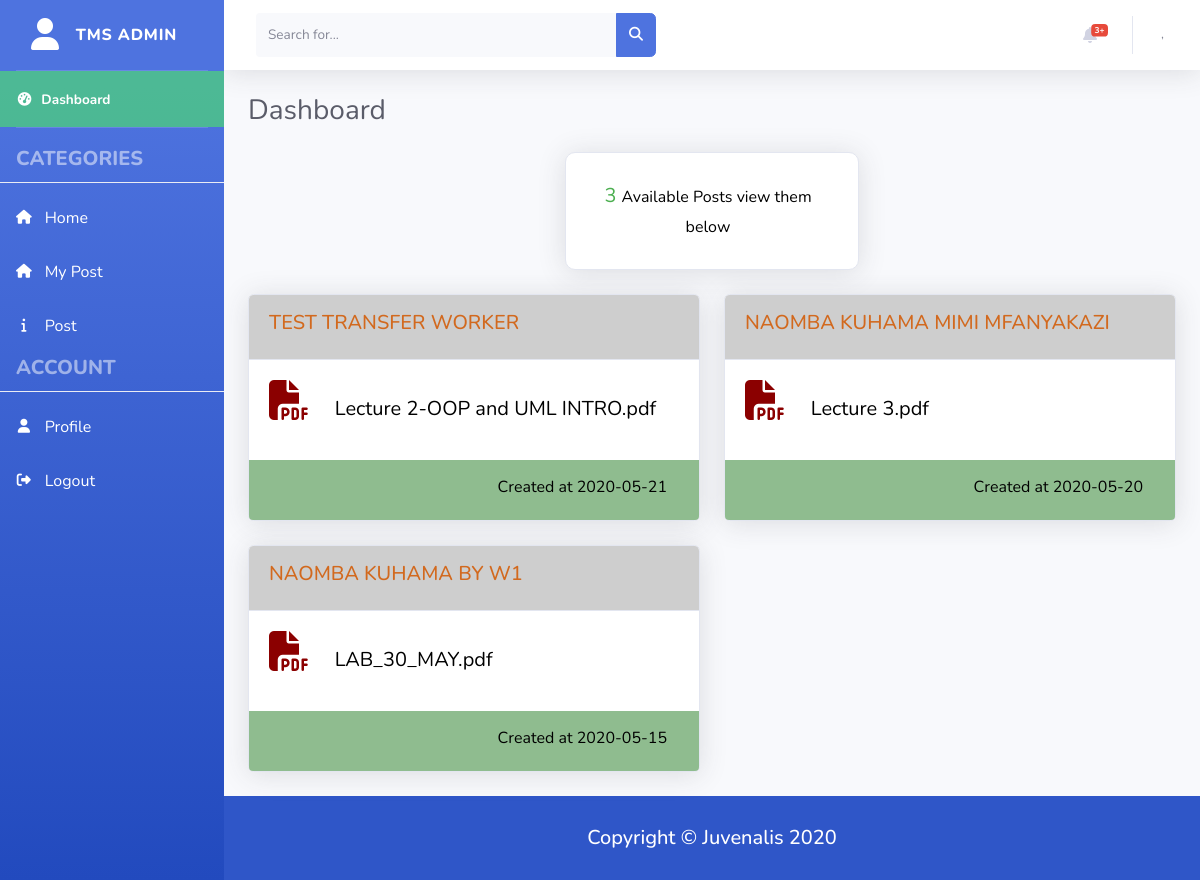
The app's page /Admin/index.php (signed in) with its own data.
### tables this page shows
CREATE TABLE `user_transfers` (
  `transfer_id` int(11) NOT NULL,
  `user_id` int(11) NOT NULL,
  `transfer_title` varchar(255) NOT NULL,
  `file` varchar(255) NOT NULL,
  `place_to_go` varchar(255) NOT NULL,
  `viewed` enum('NO','YES') NOT NULL DEFAULT 'NO',
  `created_at` timestamp NOT NULL DEFAULT current_timestamp()
);

### Admin/index.php (the view, shortened to what this page needs)
<?php
require_once('../assets/config.php');
$id = $_SESSION['user'];
$sql = $conn->prepare("SELECT ut.transfer_id,ut.user_id,ut.transfer_title,ut.file,ut.place_to_go,ut.created_at,ui.user_id,ui.workPlace FROM user_transfers AS ut INNER JOIN user_info AS ui ON ut.place_to_go = ui.workPlace WHERE $id = ui.user_id AND ut.viewed = 'NO' ORDER BY ut.transfer_id DESC");
$sql -> execute();
$count = $sql -> rowCount();
$rows = $sql -> fetchAll();
?>
<!DOCTYPE html>
<html lang="en">
<head>
  <link href="../styles/vendor/fontawesome-free/css/all.min.css" rel="stylesheet" type="text/css">
  <link href="../styles/css/sb-admin-2.min.css" rel="stylesheet">
  <link rel="stylesheet" href="../styles/mystyleHome.css">
</head>
<body id="page-top">
  <div id="wrapper">
    <?php require_once('../includes/sidebar.php'); ?>
    <div id="content-wrapper" class="d-flex flex-column">
      <div id="content">
        <?php require_once('../includes/topbar.php') ?>
        <div class="container-fluid">
          <div class="d-sm-flex align-items-center justify-content-between mb-4">
            <h1 class="h3 mb-0 text-gray-800">Dashboard</h1>
          </div>
          <div class="row">
            <div class="col-xl-4 col-md-2 col-sm-4 mb-4"></div>
            <div class="col-xl-4 col-md-8 col-sm-4 mb-4">
              <div class="card cardIndex shadow h-100 py-2">
                <div class="card-body">
                  <div class="row no-gutters align-items-center">
                    <div class="col mr-2">
                      <div class="text-xs">
                        <?php echo $count; ?>
                        <small>Available Posts view them below</small>
                      </div>
                    </div>
                  </div>
                </div>
              </div>
            </div>
            <div class="col-xl-4 col-md-2 col-sm-m-4"></div>
            <?php
            if (!$count > 0) {
              echo 'There is no post yet';
            } else {
              foreach ($rows as $row) {
                $filenamelong = explode('5', $row['file']);
                $filenameshort = $filenamelong[0];
                $fileext = explode('.', $row['file']);
                $fileextension = $fileext[2];
                $datelong = explode(' ', $row['created_at']);
                $date = $datelong[0];
            ?>
                <div class="col-xl-6 col-lg-6 col-md-12 col-sm-12 col-xs-12">
                  <div class="card shadow mb-4">
                    <div class="card-header py-3">
                      <h6 class="titleHead">
                        <?php echo strtoupper($row['transfer_title']); ?>
                      </h6>
                    </div>
                    <div class="card-body cardText">
                      <a href="viewTransfer.php?id=<?php echo $row['transfer_id']; ?>" id="moreInfo" class="test-zali">
                        <p class="doc">
                          <i class="fas fa-file-pdf pdfIcon"></i>
                          <?php echo $filenameshort . '.' . $fileextension; ?>
                        </p>
                      </a>
                    </div>
                    <div class="row dateInfoWorker">
                      <div class="col">
                        <p class="someInfo">Created at <?php echo $date; ?></p>
                      </div>
                    </div>
                  </div>
                </div>
            <?php }
            } ?>
          </div>
        </div>
      </div>
      <?php require_once('../includes/footer.php'); ?>
    </div>
  </div>
</body>
</html>

### includes/sidebar.php
<ul class="navbar-nav bg-gradient-primary sidebar sidebar-dark accordion" id="accordionSidebar">
  <a class="sidebar-brand d-flex align-items-center justify-content-center" href="index.html">
    <div class="sidebar-brand-icon rotate-n-90">
      <i class="fas fa-user"></i>
    </div>
    <div class="sidebar-brand-text mx-3">TMS Admin</div>
  </a>
  <hr class="sidebar-divider my-0">
  <li class="nav-item active">
    <a class="nav-link" href="index.html">
      <i class="fas fa-fw fa-tachometer-alt text-white-400"></i>
      <span>Dashboard</span></a>
  </li>
  <hr class="sidebar-divider">
  <div class="sidebar-heading">
    categories
  </div>
  <div class="dropdown-divider"></div>
  <li class="nav-item">
    <a class="sidebar-item" href="index.php">
      <i class="fas fa-home fa-sm fa-fw mr-2 text-white-400"></i>
      Home
    </a>
  </li>
  <li class="nav-item">
    <a class="sidebar-item" href="viewMyTransfer.php">
      <i class="fas fa-home fa-sm fa-fw mr-2 text-white-400"></i>
      My Post
    </a>
  </li>
  <li class="nav-item">
    <a class="sidebar-item" href="post.php">
      <i class="fas fa-info fa-sm fa-fw mr-2 text-white-400"></i>
      Post
    </a>
  </li>
  <div class="sidebar-heading">
    account
  </div>
  <div class="dropdown-divider"></div>
  <li class="nav-item">
    <a class="sidebar-item" href="#">
      <i class="fas fa-user fa-sm fa-fw mr-2 text-white-400"></i>
      Profile
    </a>
  </li>
  <li class="nav-item">
    <a class="sidebar-item" href="../logout.php">
      <i class="fas fa-sign-out-alt fa-sm fa-fw mr-2 text-white-400"></i>
      Logout
    </a>
  </li>
</ul>

### includes/topbar.php (shortened to what this page needs)
<nav class="navbar navbar-expand navbar-light bg-white topbar mb-4 static-top shadow">
  <form class="d-none d-sm-inline-block form-inline mr-auto ml-md-3 my-2 my-md-0 mw-100 navbar-search">
    <div class="input-group">
      <input type="text" class="form-control bg-light border-0 small" placeholder="Search for..." aria-label="Search" aria-describedby="basic-addon2">
      <div class="input-group-append">
        <button class="btn btn-primary" type="button">
          <i class="fas fa-search fa-sm"></i>
        </button>
      </div>
    </div>
  </form>
  <ul class="navbar-nav ml-auto">
    <li class="nav-item dropdown no-arrow mx-1">
      <a class="nav-link dropdown-toggle" href="#" id="alertsDropdown" role="button" data-toggle="dropdown" aria-haspopup="true"
        aria-expanded="false">
        <i class="fas fa-bell fa-fw"></i>
        <span class="badge badge-danger badge-counter">3+</span>
      </a>
    </li>
    <li class="nav-item dropdown no-arrow">
      <a class="nav-link dropdown-toggle" href="#" id="userDropdown" role="button" data-toggle="dropdown" aria-haspopup="true" aria-expanded="false">
        <span class="mr-2 d-none d-lg-inline text-gray-600 small"><?php echo $SURNAME.",".$FIRSTNAME." ".$MIDDLENAME;?></span>
      </a>
    </li>
  </ul>
</nav>

### includes/footer.php
<footer class="sticky-footer foot">
  <div class="container my-auto">
    <div class="copyright text-center my-auto">
      <span class="footer">Copyright &copy; Juvenalis <?php echo date("Y");?></span>
    </div>
  </div>
</footer>

### styles/mystyleHome.css (style rules this page uses)
.small, small { font-size: 80%; font-weight: 400; color: black; }
.cardIndex { border-radius: 10px; text-align: center; }
.text-xs { color: #4CAF50; font-size: 20px; }
.cardText { color: #4CAF50; font-size: 20px; }
.doc { color: #000; }
.titleHead { color: chocolate; font-size: 20px; font-weight: 500; }
.card-header { background-color: rgb(206, 206, 206); }
.dateInfoWorker { background-color: darkseagreen; border-bottom-left-radius: 4px; border-bottom-right-radius: 4px; margin: 0; }
.someInfo { color: #000; font-size: medium; text-align: right; padding: 15px 20px 5px 15px; }
.pdfIcon { color: darkred; font-size: 40px; padding-right: 5%; }
.active { background-color: rgba(77, 255, 77,0.5); color: #fff; }
.sidebar-dark .sidebar-heading { color: rgba(255, 255, 255, 0.5); font-size: 20px; }
.sidebar-item { display: block; width: 100%; padding: 15px; clear: both; font-weight: 400; color: #fff; text-align: left; }
.footer { color: #fff; font-weight: 500; font-size: 20px; }
.foot { background-color: #2f56c8; }
input[type=text], select, textarea { width: 100%; padding: 12px; border: 1px solid #ccc; border-radius: 4px; box-sizing: border-box; resize: vertical; }

### records on screen
user_transfers: transfer_title "TEST TRANSFER WORKER", file "Lecture 2-OOP and UML INTRO", file "pdf", created_at "2020-05-21"
user_transfers: transfer_title "NAOMBA KUHAMA MIMI MFANYAKAZI", file "Lecture 3", file "pdf", created_at "2020-05-20"
user_transfers: transfer_title "NAOMBA KUHAMA BY W1", file "LAB_30_MAY", file "pdf", created_at "2020-05-15"

### other values on screen
$count "3"
